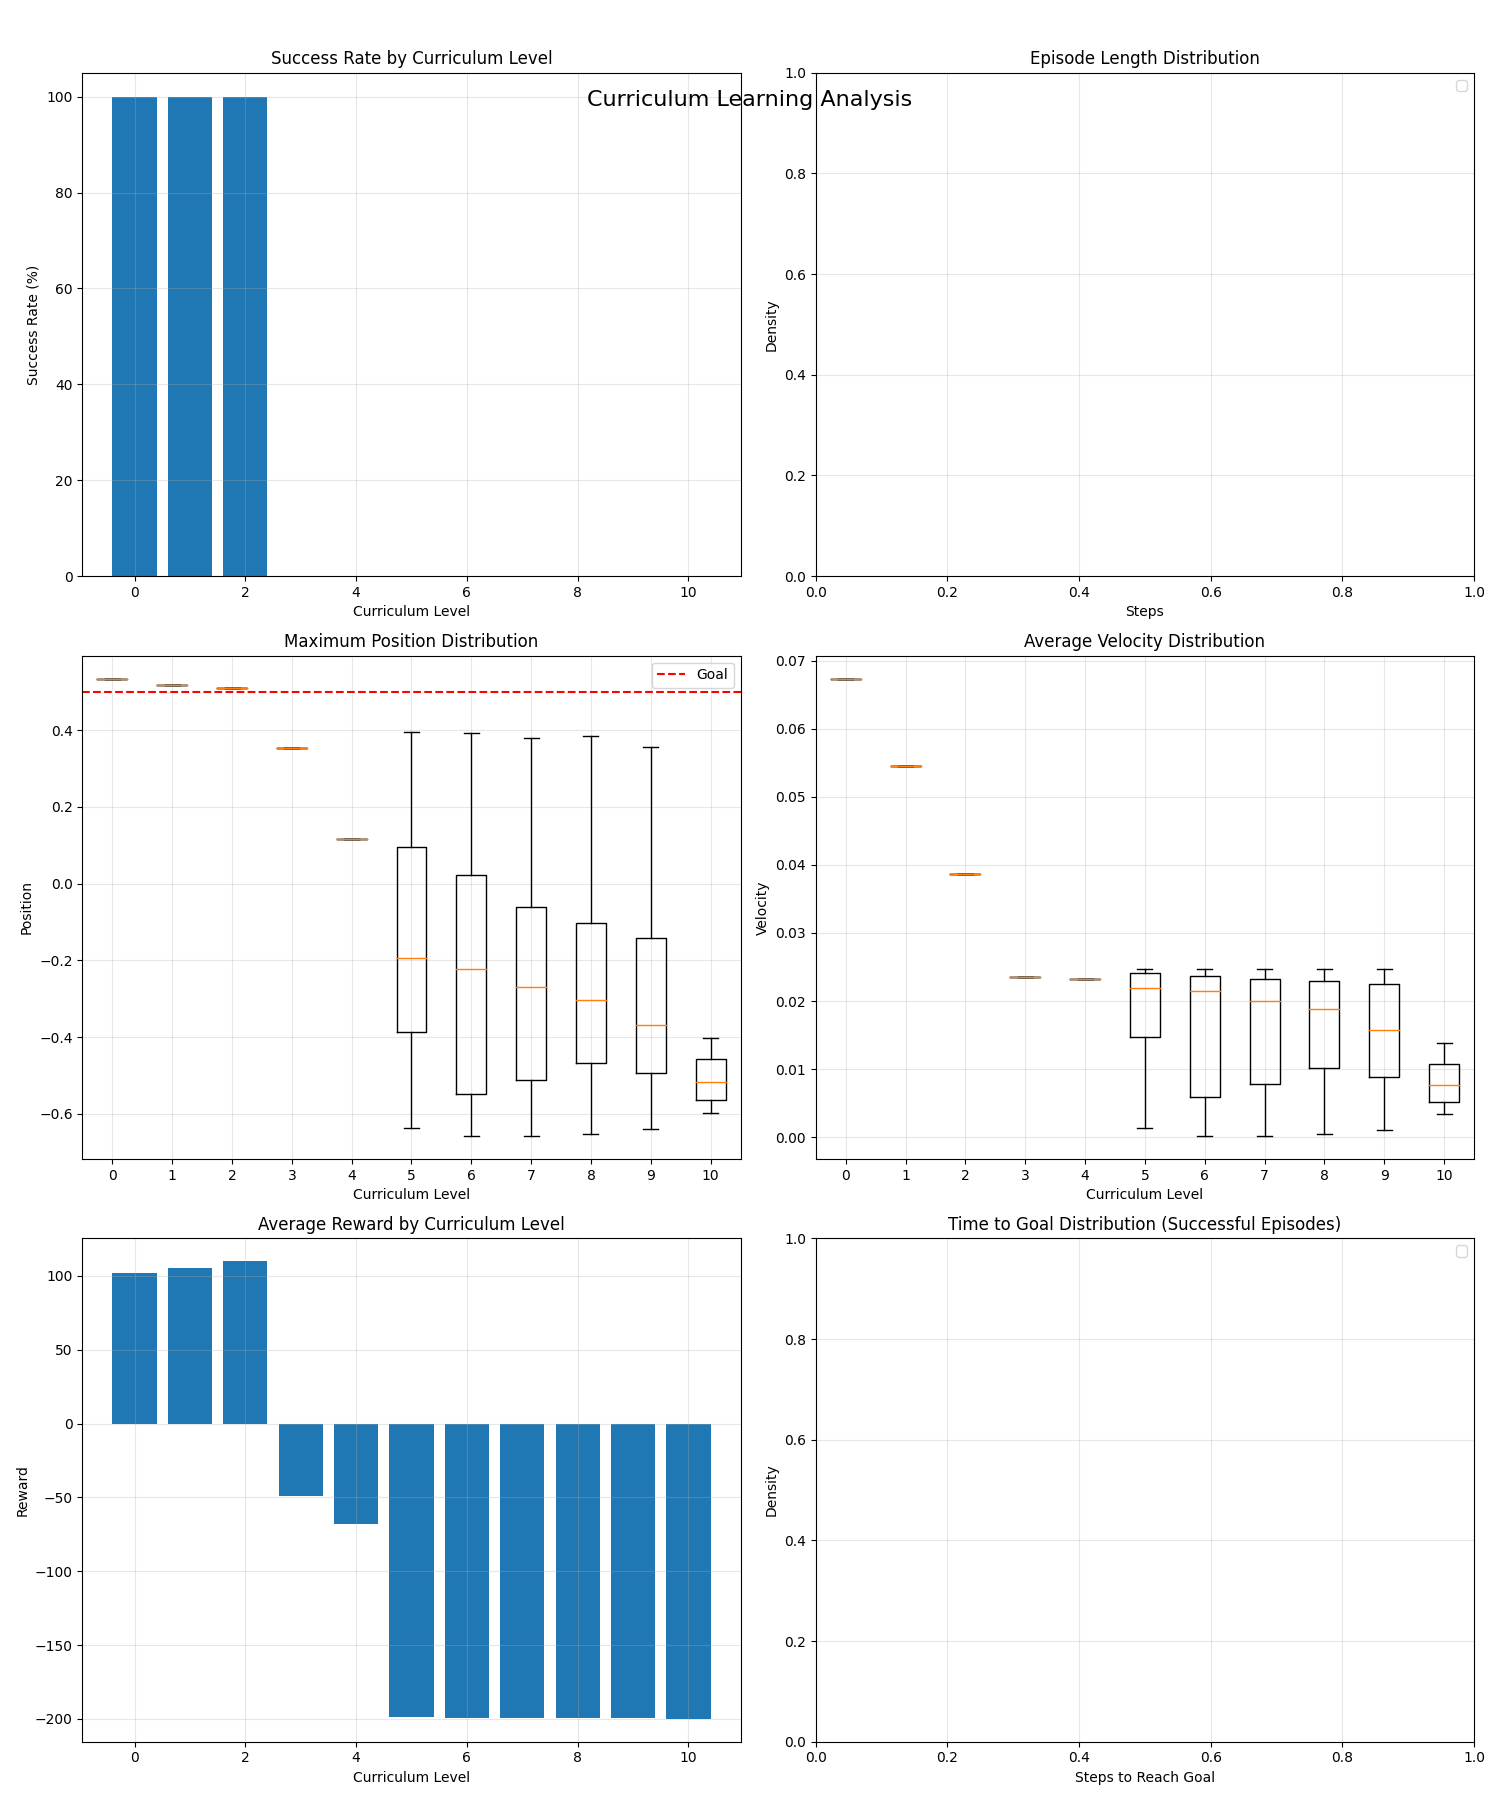

The Python source for this figure:
import numpy as np
import matplotlib.pyplot as plt
from environment import MountainCarEnv
from a2c_agent import A2CAgent
import torch
from collections import defaultdict
import seaborn as sns

def analyze_curriculum_level(env, agent, level, n_episodes=50):
    """Analyze agent performance at a specific curriculum level"""
    env.curriculum_level = level
    
    metrics = {
        'success_rate': [],
        'episode_lengths': [],
        'max_positions': [],
        'avg_velocities': [],
        'rewards': [],
        'time_to_goal': []
    }
    
    for _ in range(n_episodes):
        state = env.reset()
        done = False
        episode_length = 0
        max_position = -np.inf
        velocities = []
        total_reward = 0
        reached_goal = False
        steps_to_goal = 200  # Default to max steps if goal not reached
        
        while not done:
            # Get action from agent
            with torch.no_grad():
                state_tensor = torch.FloatTensor(state).to(agent.device)
                log_probs, _ = agent.network(state_tensor)
                probs = agent.get_action_probs(log_probs)
                action = torch.argmax(probs).item()
            
            # Take action
            next_state, reward, done, _ = env.step(action)
            
            # Update metrics
            episode_length += 1
            max_position = max(max_position, next_state[0])
            velocities.append(abs(next_state[1]))
            total_reward += reward
            
            if next_state[0] >= 0.5 and not reached_goal:
                reached_goal = True
                steps_to_goal = episode_length
            
            state = next_state
        
        # Store episode metrics
        metrics['success_rate'].append(1 if max_position >= 0.5 else 0)
        metrics['episode_lengths'].append(episode_length)
        metrics['max_positions'].append(max_position)
        metrics['avg_velocities'].append(np.mean(velocities))
        metrics['rewards'].append(total_reward)
        metrics['time_to_goal'].append(steps_to_goal)
    
    return metrics

def plot_curriculum_analysis(all_metrics):
    """Plot analysis of performance across curriculum levels"""
    levels = sorted(all_metrics.keys())
    n_metrics = 6
    fig, axes = plt.subplots(3, 2, figsize=(15, 18))
    fig.suptitle('Curriculum Learning Analysis', fontsize=16, y=0.95)
    
    # Success Rate
    ax = axes[0, 0]
    success_rates = [np.mean(all_metrics[level]['success_rate']) * 100 for level in levels]
    ax.bar(levels, success_rates)
    ax.set_title('Success Rate by Curriculum Level')
    ax.set_xlabel('Curriculum Level')
    ax.set_ylabel('Success Rate (%)')
    ax.grid(True, alpha=0.3)
    
    # Episode Length
    ax = axes[0, 1]
    for level in levels:
        sns.kdeplot(data=all_metrics[level]['episode_lengths'], label=f'Level {level}', ax=ax)
    ax.set_title('Episode Length Distribution')
    ax.set_xlabel('Steps')
    ax.set_ylabel('Density')
    ax.legend()
    ax.grid(True, alpha=0.3)
    
    # Maximum Position
    ax = axes[1, 0]
    positions = [all_metrics[level]['max_positions'] for level in levels]
    ax.boxplot(positions, labels=levels)
    ax.axhline(y=0.5, color='r', linestyle='--', label='Goal')
    ax.set_title('Maximum Position Distribution')
    ax.set_xlabel('Curriculum Level')
    ax.set_ylabel('Position')
    ax.legend()
    ax.grid(True, alpha=0.3)
    
    # Average Velocity
    ax = axes[1, 1]
    velocities = [all_metrics[level]['avg_velocities'] for level in levels]
    ax.boxplot(velocities, labels=levels)
    ax.set_title('Average Velocity Distribution')
    ax.set_xlabel('Curriculum Level')
    ax.set_ylabel('Velocity')
    ax.grid(True, alpha=0.3)
    
    # Total Reward
    ax = axes[2, 0]
    rewards = [np.mean(all_metrics[level]['rewards']) for level in levels]
    ax.bar(levels, rewards)
    ax.set_title('Average Reward by Curriculum Level')
    ax.set_xlabel('Curriculum Level')
    ax.set_ylabel('Reward')
    ax.grid(True, alpha=0.3)
    
    # Time to Goal
    ax = axes[2, 1]
    for level in levels:
        times = [t for t in all_metrics[level]['time_to_goal'] if t < 200]  # Filter unsuccessful episodes
        if times:  # Only plot if there are successful episodes
            sns.kdeplot(data=times, label=f'Level {level}', ax=ax)
    ax.set_title('Time to Goal Distribution (Successful Episodes)')
    ax.set_xlabel('Steps to Reach Goal')
    ax.set_ylabel('Density')
    ax.legend()
    ax.grid(True, alpha=0.3)
    
    plt.tight_layout()
    plt.savefig('curriculum_analysis.png')
    plt.close()

def print_level_summary(level, metrics):
    """Print summary statistics for a curriculum level"""
    print(f"\nCurriculum Level {level} Summary:")
    print(f"Success Rate: {np.mean(metrics['success_rate'])*100:.1f}%")
    print(f"Average Episode Length: {np.mean(metrics['episode_lengths']):.1f} steps")
    print(f"Average Max Position: {np.mean(metrics['max_positions']):.3f}")
    print(f"Average Velocity: {np.mean(metrics['avg_velocities']):.3f}")
    print(f"Average Reward: {np.mean(metrics['rewards']):.1f}")
    successful_times = [t for t in metrics['time_to_goal'] if t < 200]
    if successful_times:
        print(f"Average Time to Goal (successful episodes): {np.mean(successful_times):.1f} steps")

def main():
    # Initialize environment and agent
    env = MountainCarEnv(render_mode=None)  # No rendering for analysis
    agent = A2CAgent(
        state_dim=env.state_dim,
        n_actions=env.n_actions,
        hidden_dim=256
    )
    
    # Load the best model
    agent.load_model('best_overall_model.pth')
    
    # Analyze performance across curriculum levels
    all_metrics = {}
    for level in range(11):  # 0 to 10
        print(f"\nAnalyzing curriculum level {level}...")
        metrics = analyze_curriculum_level(env, agent, level)
        all_metrics[level] = metrics
        print_level_summary(level, metrics)
    
    # Plot analysis
    plot_curriculum_analysis(all_metrics)
    print("\nAnalysis complete! Check 'curriculum_analysis.png' for visualizations.")
    
    env.close()

if __name__ == '__main__':
    main() 